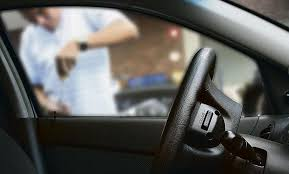
#> input picture Presentación/índice.jpeg, 289 x 174 px, found by its file name
$ jupyter execute --allow-errors 'Segmentation (copia).ipynb'   (older library calls are emulated)
#> lines starting #> are read from the running program, lines starting #| are printed output that depends on the picture; after the words box and inside, x2 and y2 are one past the last pixel; in counts of white or black regions, pixels touching at a corner belong together
[cell 1]
import cv2 as cv
import numpy as np
import math as m
from matplotlib import pyplot as plt

[cell 2]
img=cv.imread('../blanks/índice.jpeg');
#> img is the input picture: shape (174, 289, 3); mean B, G, R 90.1, 92.9, 93.2
cv.imwrite("../Presentación/placa.jpg",img)
#> Out = True

[cell 3]
plt.imshow(cv.cvtColor(img,cv.COLOR_BGR2GRAY),cmap='gray')
cv.imwrite("../Presentación/blanco-negro.jpg",cv.cvtColor(img,cv.COLOR_BGR2GRAY))
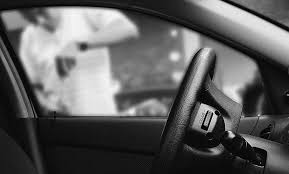
#> saved as blanco-negro.jpg: shape (174, 289); min 0, max 249, mean 92.7
#> Out = True

[cell 4]
#Definición de combinación RGB para trabajar
#I=cv.absdiff(rGb,rgB);
I=cv.cvtColor(img,cv.COLOR_BGR2GRAY);
II=I;
#cv.imshow('',II)
#cv.waitKey(0);

#Binarización inicial de la imagen
[fil,col]=I.shape
#> fil = 174; col = 289
for i in range(0,fil):
    for j in range(0,col):
        if I[i,j]<25:
            I[i,j]=0;
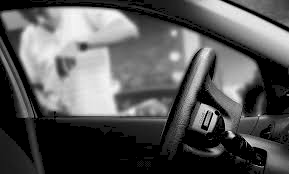
#> I: shape (174, 289); min 0, max 249, mean 88.2

for i in range(0,fil):
    for j in range(0,col):
        if I[i,j]>0:
            I[i,j]=1;
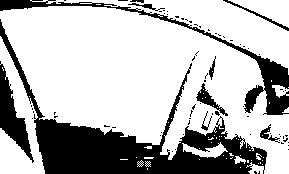
#> I: shape (174, 289); values 0 (black) and 1 (white), 72.6% white; 75 black regions (65 under 20 px), largest, box (x1, y1, x2, y2) and area: (0, 19, 267, 174) 8988, (0, 0, 289, 115) 2559, (0, 61, 34, 163) 1242

[cell 5]
plt.imshow(I,cmap='gray')
I.shape
cv.imwrite("../Presentación/binai-1.jpg",I*255)
#> Out = True

[cell 6]
#Transformaciones morfologicas
se = cv.getStructuringElement(cv.MORPH_ELLIPSE,(50, 50));
se2 = cv.getStructuringElement(cv.MORPH_ELLIPSE,(11, 11));
closing=cv.morphologyEx(I,cv.MORPH_CLOSE,se)
#> closing: shape (174, 289); values 0 (black) and 1 (white), 93.3% white; 1 black region, box (x1, y1, x2, y2) and area: (42, 126, 124, 174) 3359
dilataion=cv.dilate(closing,se2)
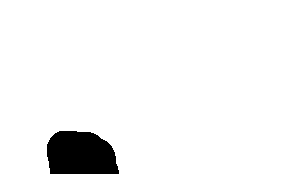
#> dilataion: shape (174, 289); values 0 (black) and 1 (white), 94.8% white; 1 black region

#Encontrar contornos
S,contours,hierarchy=cv.findContours(dilataion,cv.RETR_TREE,cv.CHAIN_APPROX_SIMPLE);
#> contours = 1 contour; box (x1, y1, x2, y2) and area: (0, 0, 289, 174) 47160
cnt=contours[:];
#> cnt has the same summary as contours
num=len(cnt);
#> num = 1
box=np.zeros((num,4));
#> box = [[0, 0, 0, 0]]

for j in range(num):
    box[j,:]=cv.boundingRect(cnt[j]);
#> after the loop, box = [[0, 0, 289, 174]]

L=np.zeros((num,4));
#> L = [[0, 0, 0, 0]]
Max=[0,0];

for j in range(0,num):
    L[j,:]=box[j];
    if L[j,2]>Max[0]:
        Max=[j,L[j,2]];
#> after the loop, L = [[0, 0, 289, 174]]

BOX=box[Max[0],:];
#> BOX = [0, 0, 289, 174]
#Mascara
b=img[int(BOX[1]):int(BOX[1]+BOX[2]),int(BOX[0]):int(BOX[0]+BOX[2]),:];
directorio2="../blanks/blank (%d).jpg" %(1);
cv.imwrite(directorio2,b);

[cell 7]
plt.imshow(b);

[cell 8]
#Segmentación
directorio3="../blanks/blank (%d).jpg" %(1);
A=cv.imread(directorio3);
[fil,col,cap]=A.shape
#> cap = 3
rgB=A[:,:,0];
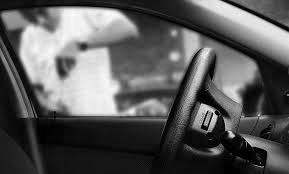
#> rgB: shape (174, 289); min 0, max 253, mean 90.1
rGb=A[:,:,1];
Rgb=A[:,:,2];
#Nomrmalización
R=Rgb/255.0;
G=rGb/255.0;
B=rgB/255.0;
#construcción de espacio k de color
K=np.zeros((fil,col));
for i in range(0,fil):
    for j in range(0,col):
        MAX=max(R[i,j],G[i,j],B[i,j]);
        K[i,j]=1-MAX;
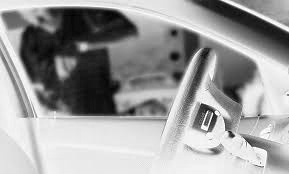
#> K: shape (174, 289) float64; min 0.00784, max 1, mean 0.613

cv.imwrite("./prueba.bmp",K);
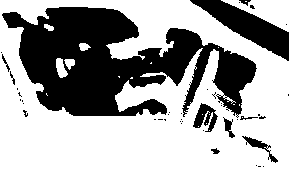
#> saved as prueba.bmp: shape (174, 289); values 0 (black) and 1 (white), 64.1% white; 42 black regions (32 under 20 px), largest, box (x1, y1, x2, y2) and area: (2, 7, 257, 118) 14939, (190, 0, 289, 61) 2182, (193, 103, 218, 132) 366
k=cv.imread("./prueba.bmp");
BW1=cv.Laplacian(k,cv.CV_8UC1);
Image=BW1[:,:,0]+BW1[:,:,1]+BW1[:,:,2]

[cell 9]
plt.imshow(K)

[cell 10]
plt.imshow(k*255)

[cell 11]
plt.imshow(BW1*255)
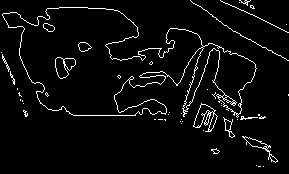
#> shown: shape (174, 289, 3); min 0, max 255, mean 11.1

[cell 12]
plt.imshow(Image,cmap='gray')
Image.shape
#> Out = (174, 289)

[cell 13]
#Se calcula boundingRect para encontrar los caracteres de interes
ret,thresh=cv.threshold(Image,0,255,0);
#> thresh: shape (174, 289); 4.4% white in thin lines or dots
S,contours,hierarchy=cv.findContours(thresh,cv.RETR_TREE,cv.CHAIN_APPROX_SIMPLE);
#> contours = 112 contours, 91 with area under 20; largest, box (x1, y1, x2, y2) and area: (2, 7, 257, 118) 14712, (2, 7, 204, 116) 12528, (183, 43, 257, 115) 2048, (193, 103, 218, 132) 302, (55, 57, 76, 79) 277
cnt=contours[:];
#> cnt has the same summary as contours
num=len(cnt);
#> num = 112
box=np.zeros((num,4));
for j in range(0,num):
    box[j,:]=cv.boundingRect(cnt[j]);
#> after the loop, box = 112 rows, first 6: [263, 166, 1, 1], [258, 166, 3, 1], [256, 165, 1, 1], [211, 148, 9, 6], [212, 149, 8, 5], [242, 136, 36, 27]

Box=np.zeros((20,4));
[L,A]=thresh.shape;
#> L = 174; A = 289
q=0;
for j in range(0,num):
    p=box[j,:]
    if p[3]>=0.4*L and p[3]<=0.7*L and p[2]>=0.08*A and p[2]<=0.17*A:
        Box[q]=p;
        q=q+1;
#> this loop made 112 passes
#> p on passes 1 to 12: [263, 166, 1, 1], [258, 166, 3, 1], [256, 165, 1, 1], [211, 148, 9, 6], [212, 149, 8, 5], [242, 136, 36, 27], [269, 154, 9, 9], [265, 147, 3, 3], [263, 146, 4, 3], [266, 145, 3, 4], [244, 136, 24, 13], [203, 130, 1, 1]
#> after the loop, Box = 20 rows, first 6: [0, 0, 0, 0], [0, 0, 0, 0], [0, 0, 0, 0], [0, 0, 0, 0], [0, 0, 0, 0], [0, 0, 0, 0]; q = 0

BOX=np.zeros((6,4));
num=len(Box)
#> num = 20
#Se procee a encntrar dobles
q=0;
for j in range(0,num):
    if j%2==0 and j<11:
        BOX[q]=Box[j];
        q=q+1;
#> after the loop, BOX = [[0, 0, 0, 0], [0, 0, 0, 0], [0, 0, 0, 0], [0, 0, 0, 0], [0, 0, 0, 0], [0, 0, 0, 0]]; q = 6

[cell 14]
f=cv.drawContours(k,contours, -1, (0, 0, 255), 2, cv.LINE_AA)
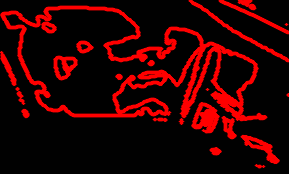
#> f: shape (174, 289, 3); mean B, G, R 0.6, 0.6, 44.7
plt.imshow(f)

[cell 15]
for c in contours:
    area = cv.contourArea(c)
    if area > 1000 and area < 10000:
        (x, y, w, h) = cv.boundingRect(c)
        cv.rectangle(I, (x, y), (x + w, y + h), (0, 255, 0), 1, cv.LINE_AA)
#> this loop made 112 passes
#> (area, x, y, w, h) on pass 89: (2047.5, 183, 43, 74, 72)
#> area on passes 4, 6, 7, 11, 21, 23: 21, 161, 27, 110.5, 75.5, 52.5
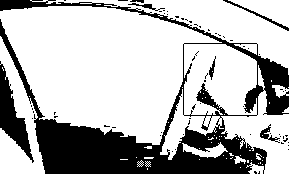
#> I: shape (174, 289); values 0 (black) and 1 (white), 72.1% white; 67 black regions (60 under 20 px), largest, box (x1, y1, x2, y2) and area: (0, 0, 289, 174) 12138, (0, 61, 34, 163) 1242, (223, 0, 289, 31) 174

[cell 16]
plt.imshow(I,cmap='gray')
cv.imwrite("../Presentación/rectrangles.jpg",I*255)
#> Out = True

[cell 17]
#calculo de las letras y números
BOX=BOX.astype(int)
LETRA1=img[BOX[0,1]:BOX[0,1]+BOX[0,3],BOX[0,0]:BOX[0,0]+BOX[0,2]];
#> LETRA1 = empty array
LETRA2=img[BOX[1,1]:BOX[1,1]+BOX[1,3],BOX[1,0]:BOX[1,0]+BOX[1,2]];
#> LETRA2 = empty array
LETRA3=img[BOX[2,1]:BOX[2,1]+BOX[2,3],BOX[2,0]:BOX[2,0]+BOX[2,2]];
#> LETRA3 = empty array
NUM1=img[BOX[3,1]:BOX[3,1]+BOX[3,3],BOX[3,0]:BOX[3,0]+BOX[3,2]];
#> NUM1 = empty array
NUM2=img[BOX[4,1]:BOX[4,1]+BOX[4,3],BOX[4,0]:BOX[4,0]+BOX[4,2]];
#> NUM2 = empty array
NUM3=img[BOX[5,1]:BOX[5,1]+BOX[5,3],BOX[5,0]:BOX[5,0]+BOX[5,2]];
#> NUM3 = empty array

[cell 18]
BOX
#> Out has the same summary as BOX

$ run again, with Presentación/blanco-negro.jpg copied over Presentación/índice.jpeg
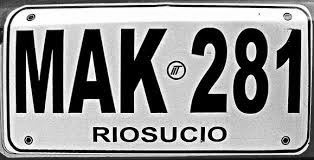
#> input picture Presentación/blanco-negro.jpg, 314 x 160 px, found by its file name
#> img is the input picture: shape (160, 314, 3); min 0, max 255, mean 140.7
#> `cv.imwrite("../Presentación/placa.jpg",img)`: Out = True
#> after the loop `for i in range(0,fil):`:
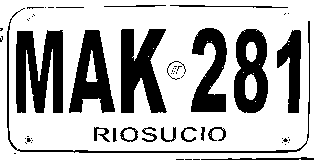
#> I: shape (160, 314); values 0 (black) and 1 (white), 71.1% white; 59 black regions (38 under 20 px), largest, box (x1, y1, x2, y2) and area: (16, 30, 63, 113) 2805, (121, 29, 167, 113) 2491, (69, 30, 115, 113) 2040
#> closing: shape (160, 314); every value is 1
#> `S,contours,hierarchy=cv.findContours(dilataion,cv.RETR_TREE,cv.CHAIN_A..`: contours = [[[0, 0], [0, 159], [313, 159], [313, 0]]]
#> `num=len(cnt);`: num = 1
#> after the loop `for j in range(num):`: box = [[0, 0, 314, 160]]
#> `BOX=box[Max[0],:];`: BOX = [0, 0, 314, 160]
#> k: shape (160, 314, 3); values 0 (black) and 1 (white), 38.3% white; 41 white regions (20 under 20 px), largest, box (x1, y1, x2, y2) and area: (0, 4, 314, 160) 3715, (16, 30, 64, 113) 2956, (120, 29, 168, 113) 2579
#> thresh: shape (160, 314); 11% white in thin lines or dots
#> `S,contours,hierarchy=cv.findContours(thresh,cv.RETR_TREE,cv.CHAIN_APPR..`: contours = 123 contours, 67 with area under 20; largest, box (x1, y1, x2, y2) and area: (15, 29, 65, 114) 3266, (15, 29, 65, 114) 3244, (119, 28, 169, 114) 2762, (119, 28, 169, 114) 2758, (232, 27, 269, 115) 2588
#> `cnt=contours[:];`: cnt has the same summary as contours
#> `num=len(cnt);`: num = 123
#> after the loop `for j in range(0,num):`: box = 123 rows, first 6: [280, 135, 11, 11], [282, 136, 3, 3], [280, 135, 11, 11], [23, 135, 11, 11], [30, 141, 3, 3], [24, 140, 3, 4]
#> the loop `for j in range(0,num):` made 123 passes
#> after the loop `for j in range(0,num):`: Box = 20 rows, first 6: [15, 29, 50, 85], [15, 29, 50, 85], [275, 28, 27, 86], [275, 28, 27, 86], [119, 28, 50, 86], [119, 28, 50, 86]; q = 12
#> `num=len(Box)`: num = 20
#> after the loop `for j in range(0,num):`: BOX = [[15, 29, 50, 85], [275, 28, 27, 86], [119, 28, 50, 86], [67, 28, 50, 86], [232, 27, 37, 88], [189, 27, 39, 87]]; q = 6
#> the loop `for c in contours:` made 123 passes
#> (area, x, y, w, h) on passes 44 to 51: (3265.5, 15, 29, 50, 85), (3243.5, 15, 29, 50, 85), (1314.5, 275, 28, 27, 86), (1313.5, 275, 28, 27, 86), (2762.5, 119, 28, 50, 86), (2758, 119, 28, 50, 86), (2489, 67, 28, 50, 86), (2489, 67, 28, 50, 86)
#> `cv.imwrite("../Presentación/rectrangles.jpg",I*255)`: Out = True
#> `NUM3=img[BOX[5,1]:BOX[5,1]+BOX[5,3],BOX[5,0]:BOX[5,0]+BOX[5,2]];`:
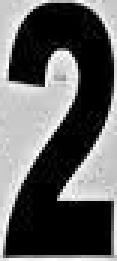
#> NUM3: shape (87, 39, 3) (shown 3 times larger); min 0, max 255, mean 96
#> `BOX`: Out has the same summary as BOX
